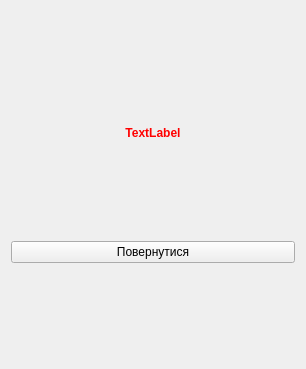
<?xml version="1.0" encoding="UTF-8"?>
<ui version="4.0">
 <class>ErrorDialog</class>
 <widget class="QWidget" name="ErrorDialog">
  <property name="geometry">
   <rect>
    <x>0</x>
    <y>0</y>
    <width>306</width>
    <height>369</height>
   </rect>
  </property>
  <property name="windowTitle">
   <string>Form</string>
  </property>
  <layout class="QVBoxLayout" name="verticalLayout">
   <item>
    <spacer name="verticalSpacer_5">
     <property name="orientation">
      <enum>Qt::Vertical</enum>
     </property>
     <property name="sizeHint" stdset="0">
      <size>
       <width>20</width>
       <height>49</height>
      </size>
     </property>
    </spacer>
   </item>
   <item>
    <widget class="QLabel" name="errorImg">
     <property name="text">
      <string/>
     </property>
     <property name="pixmap">
      <pixmap resource="../../resources.qrc">:/pics/error.png</pixmap>
     </property>
     <property name="alignment">
      <set>Qt::AlignCenter</set>
     </property>
    </widget>
   </item>
   <item>
    <widget class="QLabel" name="errorTextLbl">
     <property name="font">
      <font>
       <weight>75</weight>
       <bold>true</bold>
      </font>
     </property>
     <property name="styleSheet">
      <string notr="true">color: rgb(255, 0, 0);</string>
     </property>
     <property name="text">
      <string>TextLabel</string>
     </property>
     <property name="alignment">
      <set>Qt::AlignCenter</set>
     </property>
    </widget>
   </item>
   <item>
    <spacer name="verticalSpacer_6">
     <property name="orientation">
      <enum>Qt::Vertical</enum>
     </property>
     <property name="sizeHint" stdset="0">
      <size>
       <width>20</width>
       <height>50</height>
      </size>
     </property>
    </spacer>
   </item>
   <item>
    <widget class="QPushButton" name="backButton">
     <property name="text">
      <string>Повернутися</string>
     </property>
    </widget>
   </item>
   <item>
    <spacer name="verticalSpacer_7">
     <property name="orientation">
      <enum>Qt::Vertical</enum>
     </property>
     <property name="sizeHint" stdset="0">
      <size>
       <width>20</width>
       <height>49</height>
      </size>
     </property>
    </spacer>
   </item>
  </layout>
 </widget>
 <resources>
  <include location="../../resources.qrc"/>
 </resources>
 <connections/>
</ui>
